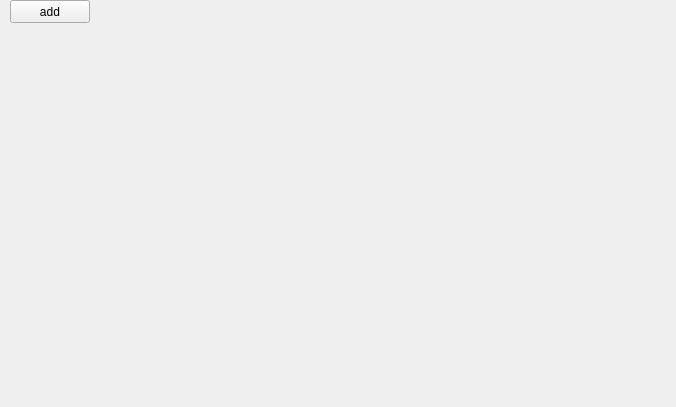
<?xml version="1.0" encoding="UTF-8"?>
<ui version="4.0">
 <class>Socketset</class>
 <widget class="QWidget" name="Socketset">
  <property name="geometry">
   <rect>
    <x>0</x>
    <y>0</y>
    <width>676</width>
    <height>407</height>
   </rect>
  </property>
  <property name="windowTitle">
   <string>Form</string>
  </property>
  <widget class="QPushButton" name="pushButton_add">
   <property name="geometry">
    <rect>
     <x>10</x>
     <y>0</y>
     <width>80</width>
     <height>23</height>
    </rect>
   </property>
   <property name="text">
    <string>add</string>
   </property>
  </widget>
  <widget class="QWidget" name="verticalLayoutWidget">
   <property name="geometry">
    <rect>
     <x>30</x>
     <y>30</y>
     <width>611</width>
     <height>361</height>
    </rect>
   </property>
   <layout class="QVBoxLayout" name="verticalLayout"/>
  </widget>
 </widget>
 <resources/>
 <connections/>
</ui>
